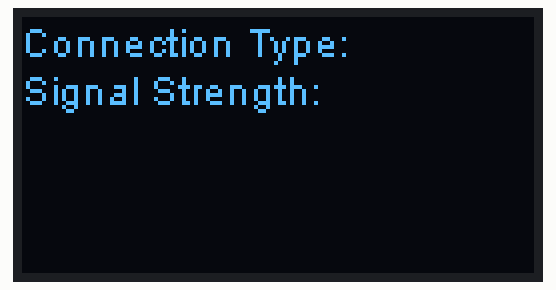
This sketch was run on a simulated ESP8266 (NodeMCU). Shown: 128×64 one-colour display. WiFi joins after 1.5 s; servers stay silent unless stated; uploads are accepted with an empty reply; what the sketch prints to the serial monitor is not drawn.

Above: at 3.3 s.

The sketch:

RouterInfoDisplay.ino
```cpp
/*******************************************************************
    Getting connection details from my Huawei router
    and displaying it on an OLED screen
 *                                                                 *
    Written by Brian Lough
    https://www.youtube.com/channel/UCezJOfu7OtqGzd5xrP3q6WA
 *******************************************************************/

// ----------------------------
// Standard Libraries - Already Installed if you have ESP8266 set up
// ----------------------------

#include <Wire.h>
#include <ESP8266WiFi.h>
#include <WiFiClient.h>

// ----------------------------
// Additional Libraries - each one of these will need to be installed.
// ----------------------------

#include "SH1106.h"
// The driver for the OLED display
// Available on the library manager (Search for "oled ssd1306" by Daniel Eichorn)
// https://github.com/squix78/esp8266-oled-ssd1306

#define HOST "192.168.1.1"

// Wiring details
// D3 -> SDA
SH1106 display(0x3c, D3, D5);

WiFiClient client;

//------- Replace the following! ------
char ssid[] = "SSID";       // your network SSID (name)
char password[] = "PASSWORD";  // your network key

String connectionModeReading = "";
String signalReading = "";

void setup() {
  Serial.begin(115200);

  // Attempt to connect to Wifi network:
  Serial.print("Connecting Wifi: ");
  Serial.println(ssid);
  WiFi.begin(ssid, password);
  while (WiFi.status() != WL_CONNECTED) {
    Serial.print(".");
    delay(500);
  }
  Serial.println("");
  Serial.println("WiFi connected");
  Serial.println("IP address: ");
  IPAddress ip = WiFi.localIP();
  Serial.println(ip);

  // Initialising the UI will init the display too.
  display.init();

  display.flipScreenVertically();
  display.setFont(ArialMT_Plain_10);
}

void displayInfo(String connectionMode, String signalValue) {
  display.clear();

  display.setTextAlignment(TEXT_ALIGN_LEFT);
  String connectionMessage = "Connection Type: " + connectionMode;
  display.drawString(0, 0, connectionMessage);

  String signalMessage = "Signal Strength: " + signalValue;
  display.drawString(0, 12, signalMessage);

  display.display();
}

String getRouterConnectionData()
{
  String body = "";
  unsigned long now;
  bool responseReceived;
  if (client.connect(HOST, 80)) {
    Serial.println("connected to host");

    client.print("POST /index/getStatusByAjax.cgi?rid=911"); client.println(" HTTP/1.1");
    client.print("Host:"); client.println(HOST);
    client.println("Content-Length:0");
    client.println();
    delay(10);
    client.println();

    char c;
    now = millis();
    responseReceived = false;
    bool finishedHeaders = false;
    bool currentLineIsBlank = true;
    while (millis() - now < 1500) {
      while (client.available()) {
        char c = client.read();
        Serial.print(c);
        responseReceived = true;


        if (!finishedHeaders) {
          if (currentLineIsBlank && c == '\n') {
            finishedHeaders = true;
          }
        } else {
          body = body + c;
        }

        if (c == '\n') {
          currentLineIsBlank = true;
        } else if (c != '\r') {
          currentLineIsBlank = false;
        }

      }
      if (responseReceived) {
      }
    }

    client.stop();
  }
  return body;
}

void parseRouterConnectionData() {
  String xmlString = getRouterConnectionData();
  if (xmlString.length() > 0) {
    signalReading = extractValueFromXml(xmlString, "SIG");
    Serial.println(signalReading);
    connectionModeReading = extractValueFromXml(xmlString, "Modename");
    Serial.println(connectionModeReading);
  } else {
    signalReading = "";
    connectionModeReading = "";
  }
}

String extractValueFromXml(String xmlString, String nodeName) {

  String startNode = "<" + nodeName + ">";
  int startNodeIndex = xmlString.indexOf(startNode);
  Serial.println(startNodeIndex);
  Serial.println(startNodeIndex + startNode.length());

  String endNode = "</" + nodeName + ">";
  int endNodeIndex = xmlString.indexOf(endNode);
  Serial.println(endNodeIndex);

  if (startNodeIndex == -1 || endNodeIndex == -1) {
    return "";
  }
  return xmlString.substring(startNodeIndex + startNode.length(), endNodeIndex);
}

void loop() {
  parseRouterConnectionData();
  displayInfo(connectionModeReading, signalReading);
  delay(10000);
}
```
